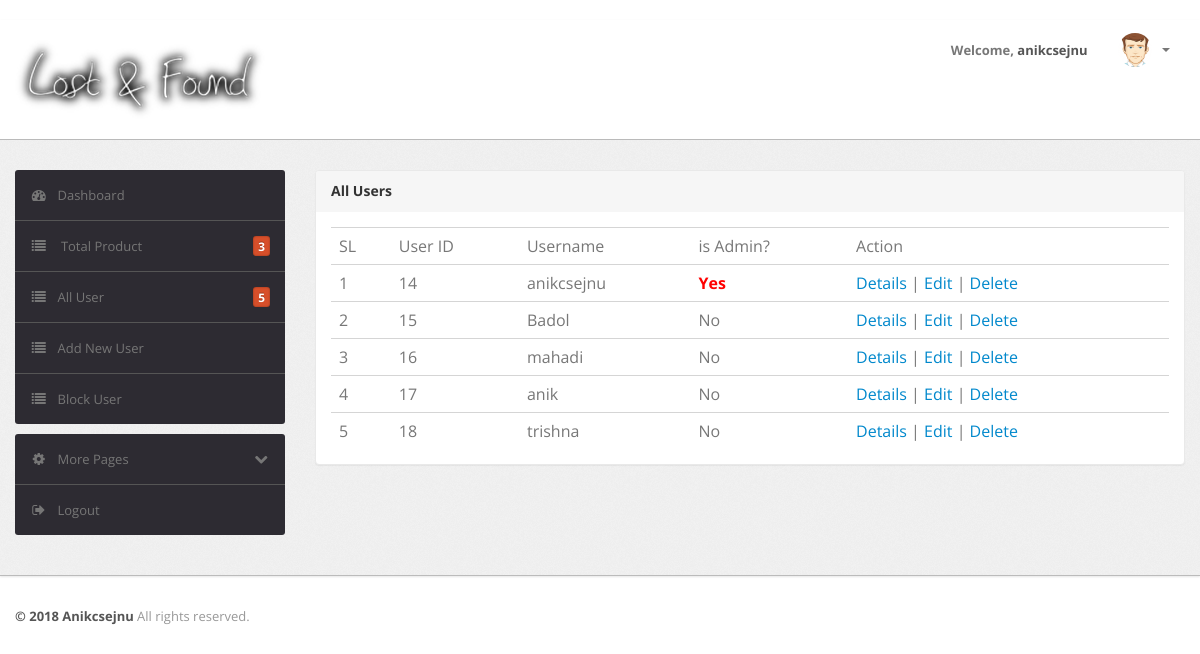
The app's page /user_list.php (signed in) with its own data.
### tables this page shows
CREATE TABLE `users` (
  `id` int(4) UNSIGNED NOT NULL,
  `username` varchar(63) NOT NULL,
  `email` varchar(100) NOT NULL,
  `password` varchar(50) NOT NULL,
  `is_admin` tinyint(1) NOT NULL,
  `created` datetime NOT NULL,
  `created_by` int(11) NOT NULL,
  `modified` datetime NOT NULL,
  `modified_by` int(11) NOT NULL,
  `is_block` int(11) NOT NULL DEFAULT '0'
);

### src/Product/products.php (called while the page is built, shortened)
<?php
class Products
{
    function __construct()
    {
        $this->conn = new \PDO('mysql:host=localhost;dbname=lostnfound', 'root', '');
        $this->conn->setAttribute(\PDO::ATTR_ERRMODE, \PDO::ERRMODE_EXCEPTION);
    }
    public function number_of_row_product($id = '')
    {
        try {
            $sql = "SELECT * FROM `products`";
            $stmt = $this->conn->prepare($sql);
            $stmt->execute();
            return $stmt->rowCount();
        } catch (PDOException $e) {
            echo 'ERROR: ' . $e->getMessage();
        }
    }
}

### src/Users/users.php (called while the page is built, shortened)
<?php
class Users
{
    public $data = array();
    function __construct()
    {
        $this->conn = new \PDO('mysql:host=127.0.0.1;dbname=lostnfound', 'root', '');
        $this->conn->setAttribute(\PDO::ATTR_ERRMODE, \PDO::ERRMODE_EXCEPTION);
    }
    public function find_all_user()
    {
        try {
            $query = "SELECT * FROM users";
            $result = $this->conn->query($query);
            foreach ($result as $row) {
                $this->data[] = $row;
            }
            return $this->data;
        } catch (PDOException $e) {
            echo 'ERROR: ' . $e->getMessage();
        }
    }
    public function number_of_user_count()
    {
        try {
            $sql = "SELECT * FROM `users`";
            $stmt = $this->conn->prepare($sql);
            $stmt->execute();
            return $stmt->rowCount();
        } catch (PDOException $e) {
            echo 'ERROR: ' . $e->getMessage();
        }
    }
}

### user_list.php (the view, shortened to what this page needs)
<?php
if (isset($_SESSION['admin']) && !empty($_SESSION['admin'])) {
    $user_object = new Users();
    $all_users = $user_object->find_all_user();
    ?>
    ﻿<!DOCTYPE html>
    <html lang="en">
        <head>
        <head>
            <link type="text/css" href="bootstrap/css/bootstrap.min.css" rel="stylesheet">
            <link type="text/css" href="bootstrap/css/bootstrap-responsive.min.css" rel="stylesheet">
            <link type="text/css" href="css/theme.css" rel="stylesheet">
            <link type="text/css" href="images/icons/css/font-awesome.css" rel="stylesheet">
        </head>
        <body>
            <div class="navbar navbar-fixed-top">
                <div class="navbar-inner">
                    <div class="container">
                            <a class="brand" href="dashboard.php"><img src="assets/admin/layout3/img/mylogo2.png"</a>
                        <div class="nav-collapse collapse navbar-inverse-collapse">
                            <ul class="nav nav-icons">
                            </ul>
                            <ul class="nav pull-right">
                                <li><a href="#">Welcome, <b><?php echo $_SESSION['username']; ?></b> </a></li>
                                <li class="nav-user dropdown"><a href="#" class="dropdown-toggle" data-toggle="dropdown">
                                        <img src="images/user.png" class="nav-avatar" />
                                        <b class="caret"></b></a>
                                </li>
                            </ul>
                        </div>
                    </div>
                </div>
            </div>
            <div class="wrapper">
                <div class="container">
                    <div class="row">
                        <div class="span3">
                            <div class="sidebar">
                                <ul class="widget widget-menu unstyled">
                                 <?php include_once "menu.php" ?>
                                </ul>
                                <ul class="widget widget-menu unstyled">
                                    <li><a class="collapsed" data-toggle="collapse" href="#togglePages"><i class="menu-icon icon-cog">
                                            </i><i class="icon-chevron-down pull-right"></i>More Pages </a>
                                    </li>
                                    <li><a href="logout.php"><i class="menu-icon icon-signout"></i>Logout </a></li>
                                </ul>
                            </div>
                        </div>
                        <div class="span9">
                            <div class="content">
                                <div class="module">
                                    <div class="module-head">
                                        <h3>All Users</h3>
                                    </div>
                                    <div class="module-body">
                                        <table class="table">
                                            <tr>
                                            <td>SL</td>
                                            <td>User ID</td>
                                                <td>Username</td>
                                                <td>is Admin?</td>
                                                <td>Action</td>
                                            </tr>
                                            <?php
    if (isset($all_users) && !empty($all_users)) {
        $sl = 1;
        foreach ($all_users as $user) {
            ?>
            <tr><td><?php echo $sl++ ?></td>
                <td><?php echo $user['id'] ?></td>
                <td><?php echo $user['username'] ?></td>
                <td><?php if($user['is_admin']==1){echo "<b style='color:red'>"."Yes"."</b>";} else{ echo "No"; }?></td>
                <td>
                    <a href="user_details.php?id=<?php echo $user['id']; ?>">Details</a> |
                    <a href="profile_edit.php?id=<?php echo  $user['id'] ?>">Edit</a> |
                    <a href="src/Users/user_delete.php?id=<?php echo $user['id'] ?>">Delete</a>
                </td>
            </tr>
        <?php }
    } ?>
                                        </table>
                                    </div>
                                </div>
                            </div>
                        </div>
                    </div>
                </div>
            </div>
            <div class="footer">
                <div class="container">
                    <b class="copyright">&copy; 2018 Anikcsejnu </b>All rights reserved.
                </div>
            </div>
        </body>
    </html>
    <?php
} else {
    $_SESSION['invalid'] = "Access Denied ! Please login for continue";
    header('location:login.php');
}
?>

### menu.php (shortened to what this page needs)
<?php
$products = new Products();
$number_of_product = $products->number_of_row_product();
$total_user = new Users();
$number_of_user = $total_user->number_of_user_count();
if (isset($_SESSION['user_id']) && !empty($_SESSION['user_id'])) {
    ?>
    <li class="active"><a href="dashboard.php"><i class="menu-icon icon-dashboard"></i>Dashboard</a></li>
    <?php if (isset($_SESSION['admin'])) { ?>
        <li><a href="product_list.php"><i class="menu-icon icon-list"></i> Total Product <b
                    class="label orange pull-right"><?php echo $number_of_product ?></b></a>
        </li>
        <li><a href="user_list.php"><i class="menu-icon icon-list"></i>All User<b
                    class="label orange pull-right"><?php echo $number_of_user ?></b></a></li>
        <li><a href="add_new_user.php"><i class="menu-icon icon-list"></i>Add New User</a></li>
        <li><a href="user_list.php"><i class="menu-icon icon-list"></i>Block User </a></li>
    <?php } else { ?>
        <li><a href="product_list.php"><i class="menu-icon icon-list"></i>Existing Product<b
                    class="label orange pull-right"></b></a></li>
    <?php }
} else {
    $_SESSION['invalid'] = "Access Denied ! Please login for continue";
    header('location:login.php');
} ?>

### css/theme.css (style rules this page uses)
body { font-size: 13px; font-family: 'Open Sans', Arial, sans-serif; background: #fff; color: #777 }
h1, h2, h3, h4, h5, h6 { color: #333; margin-top: 0 }
h3 { font-size: 20px }
strong, b { color: #555 }
.wrapper { background: url(../images/bg.png) #eee; border-bottom: 1px solid #bbb; -webkit-box-shadow: 0 1px 2px rgba(0,0,0,0.1); -moz-box-shadow: 0 1px 2px rgba(0,0,0,0.1); box-shadow: 0 1px 2px rgba(0,0,0,0.1); padding: 30px 0 }
.footer { color: #999; padding: 30px 0 60px }
body [class^="icon-"], body [class*=" icon-"] { font-size: 14px; line-height: 20px; height: 20px }
.module { background: #fff; -webkit-border-radius: 3px; -moz-border-radius: 3px; border-radius: 3px; border: 1px solid #ccc; border-bottom-color: #bbb; -webkit-box-shadow: 0 0 1px rgba(0,0,0,0.2); -moz-box-shadow: 0 0 1px rgba(0,0,0,0.2); box-shadow: 0 0 1px rgba(0,0,0,0.2); margin-bottom: 30px }
.navbar { position: static!important; margin: 0!important }
.navbar .navbar-inner { background: #fff; border-bottom: 1px solid #bbb; -webkit-box-shadow: 0 1px 2px rgba(0,0,0,0.15); -moz-box-shadow: 0 1px 2px rgba(0,0,0,0.15); box-shadow: 0 1px 2px rgba(0,0,0,0.15) }
.navbar .brand { color: #333; font-weight: bold; font-size: 20px; margin-right: 20px; padding: 20px }
.navbar .nav>li>a { padding: 20px 15px; font-weight: bold; color: #777 }
.nav-user>a { height: 20px }
.nav-avatar { width: 34px; height: 34px; margin: -7px 5px 0 0; -webkit-border-radius: 50%; -moz-border-radius: 50%; border-radius: 50% }
.table { margin-bottom: 0 }
.table th, .table td { border-color: #d5d5d5!important }
.widget-menu { background: #fff; -webkit-border-radius: 3px; -moz-border-radius: 3px; border-radius: 3px; overflow: hidden }
.widget-menu a { color: #555; display: block; line-height: 20px; padding: 15px; text-decoration: none!important }
.widget-menu .menu-icon { margin-right: 10px; color: #767676; -webkit-transition: all .2s ease-in-out; -moz-transition: all .2s ease-in-out; transition: all .2s ease-in-out; }
.widget-menu .label { background: #888; -webkit-box-shadow: 0 0 2px rgba(0,0,0,0.4) inset; -moz-box-shadow: 0 0 2px rgba(0,0,0,0.4) inset; box-shadow: 0 0 2px rgba(0,0,0,0.4) inset; -webkit-border-radius: 3px; -moz-border-radius: 3px; border-radius: 3px; line-height: 20px; padding: 0 5px }
.widget-menu .label.orange { background: #d74f2a }
.widget-menu>li+li { border-top: 1px solid #555 }
.widget-menu>li>a { background-color: #2d2b32; color: #767676; -webkit-transition: all .2s ease-in-out; -moz-transition: all .2s ease-in-out; transition: all .2s ease-in-out; }
.widget-menu>li>a .icon-chevron-down { display: none }
.widget-menu>li>a.collapsed .icon-chevron-down { display: block }
.module { box-shadow: 0 0 3px rgba(0,0,0,.1); border-color: #e9e9e9; margin-bottom: 20px; background-color: #fff; border-radius: 4px; -webkit-box-shadow: 0 1px 1px rgba(0,0,0,.05); box-shadow: 0 1px 1px rgba(0,0,0,.05); }
.module-head { color: #767676; background-color: #f6f6f6; border-color: #e9e9e9; padding: 10px 15px; border-bottom: 1px solid transparent; border-top-right-radius: 3px; border-top-left-radius: 3px; }
.module-head h3 { font-size: 14px; line-height: 20px; height: 20px; margin: 0 }
.module-body { padding: 15px }

### records on screen
users: id "14", username "anikcsejnu", is_admin "Yes"
users: id "15", username "Badol", is_admin "No"
users: id "16", username "mahadi", is_admin "No"
users: id "17", username "anik", is_admin "No"
users: id "18", username "trishna", is_admin "No"

### other values on screen
$_SESSION['username'] "anikcsejnu"
$number_of_product "3"
$number_of_user "5"
